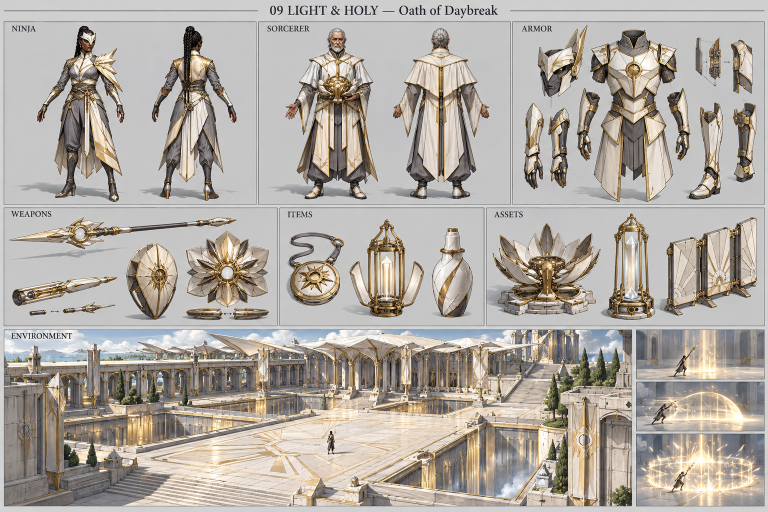
#> input picture docs/production/reviews/representative-revision-08/daybreak-r04/references/reference-105-original.png, 1536 x 1024 px, found by its file name (shown at 1/2 size)
$ python make-comparisons.py
#> lines starting #> are read from the running program, lines starting #| are printed output that depends on the picture
from pathlib import Path
from PIL import Image,ImageDraw
import json,hashlib
P=Path('/tmp/aetherion-daybreak-architecture-r04');O=Path(__file__).resolve().parent;provenance=[]
def put(canvas,path,box,rect,label):
#> called with path = 'references/reference-105-original.png', box = (9, 661, 1236, 1012), rect = (0, 0, 1400, 400)
 im=Image.open(P/path).convert('RGB');source_size=im.size
#> in put, im is the input picture: PIL image 1536x1024 RGB; mean R, G, B 176, 169.4, 162.2
#> after `source_size = im.size`: source_size = (1536, 1024)
 if box:im=im.crop(box)
#> im: PIL image 1227x351 RGB
 im.thumbnail((rect[2],rect[3]-30));canvas.paste(im,(rect[0]+(rect[2]-im.width)//2,rect[1]+30+(rect[3]-30-im.height)//2));ImageDraw.Draw(canvas).text((rect[0]+8,rect[1]+8),label,fill='white')
 provenance.append({'source':path,'sha256':hashlib.sha256((P/path).read_bytes()).hexdigest(),'source_size':source_size,'crop_pixels':box,'label':label})
im=Image.new('RGB',(1400,1040),'#1c2430')
put(im,'references/reference-105-original.png',(9,661,1236,1012),(0,0,1400,400),'ORIGINAL REF105 | environment crop | establishes design language')
put(im,'references/p2-arch-09-daybreak-arcades-proposed-v01.png',(10,412,745,1004),(0,400,700,640),'PROPOSED public colonnade | deep folded canopy / underside ribs')
#> call 2 of put, with box = (10, 412, 745, 1004), rect = (0, 400, 700, 640)
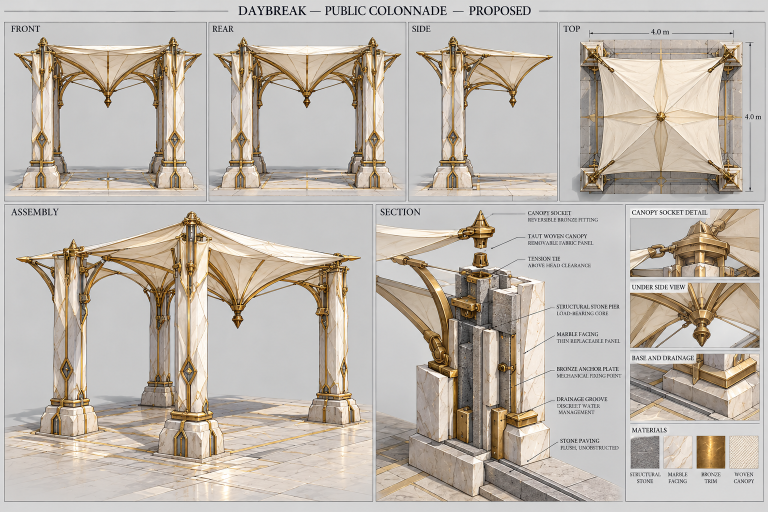
#> input picture docs/production/reviews/representative-revision-08/daybreak-r04/references/p2-arch-09-daybreak-arcades-proposed-v01.png, 1536 x 1024 px, found by its file name (shown at 1/2 size)
#> in put, im is the input picture: PIL image 1536x1024 RGB; mean R, G, B 190.7, 182.4, 172.9
put(im,'fixtures/civic/hero.png',None,(700,400,700,640),'R04 CANDIDATE | actual CPU civic assembly | not approved')
#> call 3 of put, with path = 'fixtures/civic/hero.png', rect = (700, 400, 700, 640)
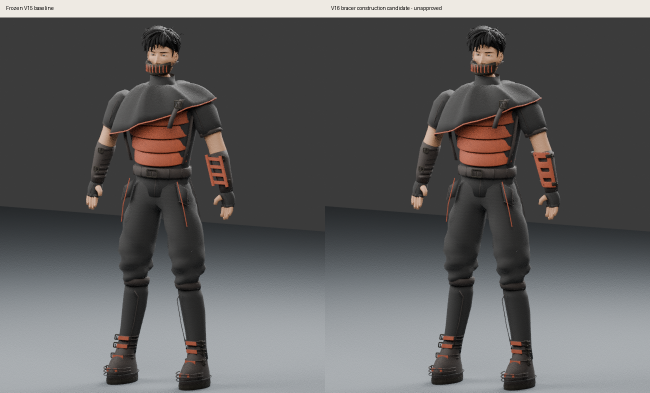
#> input picture docs/production/reviews/representative-revision-09/kiln-ninja-v16/comparisons/hero.png, 1300 x 785 px, found by its file name (shown at 1/2 size)
#> in put, im is the input picture: PIL image 1300x785 RGB; mean R, G, B 95.1, 94.4, 94.5
#> in put (call 3), `canvas.paste(im, (rect[0] + (rect[2] - im.width) // 2, rect[1] + 30 + `:
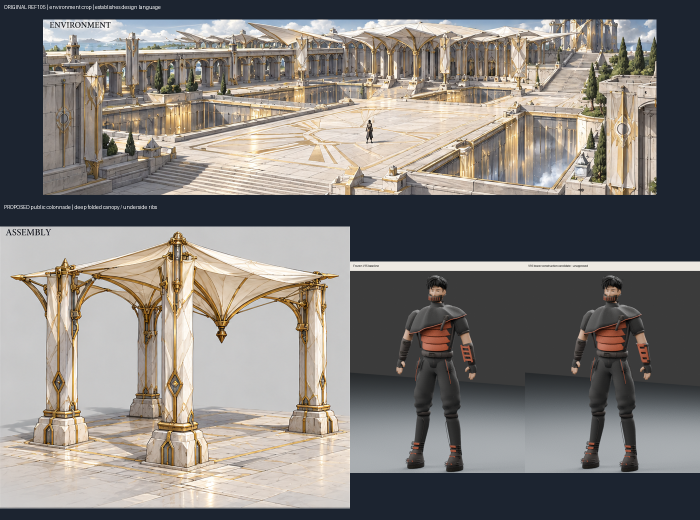
#> canvas: PIL image 1400x1040 RGB (shown at 1/2 size); mean R, G, B 128.4, 124.5, 120.7
im.save(O/'01-original-proposed-assembly.png')
im=Image.new('RGB',(1400,1470),'#1c2430')
#> im: PIL image 1400x1470 RGB
put(im,'references/daybreak-roof-canopy-proposed-v01.png',(515,110,1024,315),(0,0,700,470),'PROPOSED shallow removable canopy | 0.3m initial envelope')
#> call 4 of put, with box = (515, 110, 1024, 315), rect = (0, 0, 700, 470)
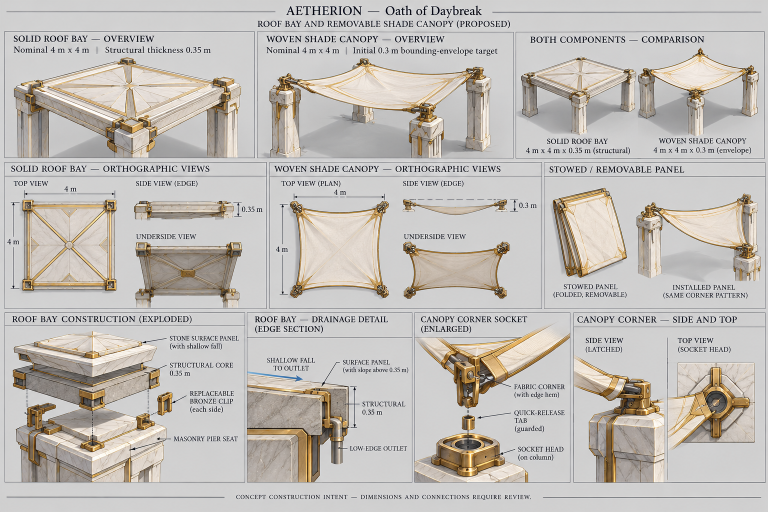
#> input picture docs/production/reviews/representative-revision-08/daybreak-r04/references/daybreak-roof-canopy-proposed-v01.png, 1536 x 1024 px, found by its file name (shown at 1/2 size)
#> in put, im is the input picture: PIL image 1536x1024 RGB; mean R, G, B 193.5, 189, 184
#> in put (call 4), `if box:im=im.crop(box)`:
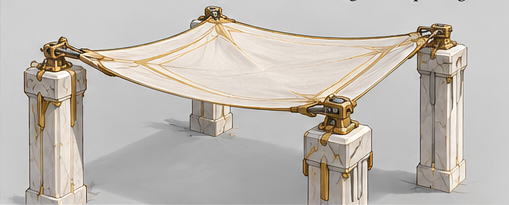
#> im: PIL image 509x205 RGB; mean R, G, B 192.2, 186.4, 179.5
put(im,'modules/shade-canopy/hero.png',None,(700,0,700,470),'R04 CANDIDATE | top view render | scalloped edges / ribs')
#> in put (call 5), `canvas.paste(im, (rect[0] + (rect[2] - im.width) // 2, rect[1] + 30 + `:
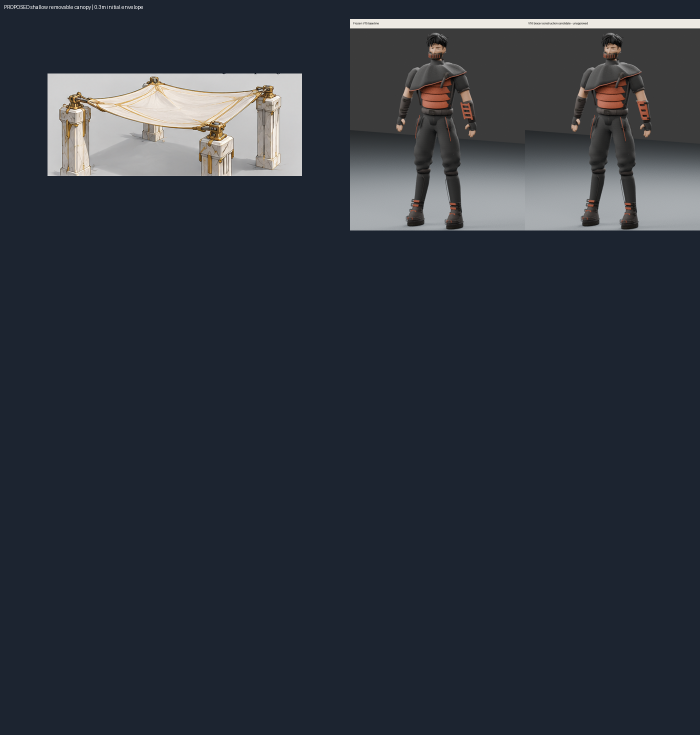
#> canvas: PIL image 1400x1470 RGB (shown at 1/2 size); mean R, G, B 46, 52.1, 61.4
put(im,'references/p2-arch-09-daybreak-arcades-proposed-v01.png',(1260,570,1520,696),(0,470,700,470),'PROPOSED underside | converging ribs and substantial pendant')
#> in put (call 6), `if box:im=im.crop(box)`:
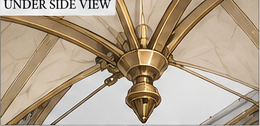
#> im: PIL image 260x126 RGB; mean R, G, B 180.4, 163.8, 143.6
#> (the run stopped early here; a loop or call above may not have finished)
